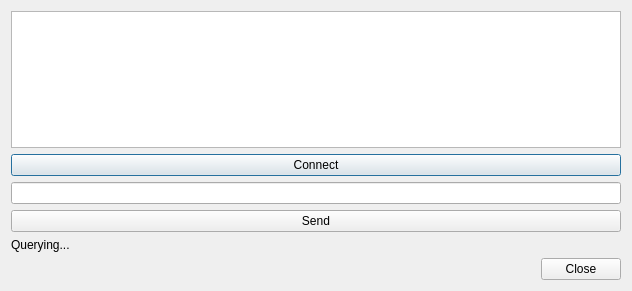
<?xml version="1.0" encoding="UTF-8"?>
<ui version="4.0">
 <class>ServiceDiscovery</class>
 <widget class="QDialog" name="ServiceDiscovery">
  <property name="geometry">
   <rect>
    <x>0</x>
    <y>0</y>
    <width>632</width>
    <height>291</height>
   </rect>
  </property>
  <property name="windowTitle">
   <string>Available Services</string>
  </property>
  <layout class="QVBoxLayout" name="verticalLayout">
   <item>
    <widget class="QListView" name="servicelistView"/>
   </item>
   <item>
    <widget class="QPushButton" name="connect">
     <property name="text">
      <string>Connect</string>
     </property>
    </widget>
   </item>
   <item>
    <widget class="QLineEdit" name="lineEdit"/>
   </item>
   <item>
    <widget class="QPushButton" name="send">
     <property name="text">
      <string>Send</string>
     </property>
     <property name="autoDefault">
      <bool>false</bool>
     </property>
     <property name="default">
      <bool>false</bool>
     </property>
     <property name="flat">
      <bool>false</bool>
     </property>
    </widget>
   </item>
   <item>
    <widget class="QLabel" name="status">
     <property name="mouseTracking">
      <bool>false</bool>
     </property>
     <property name="tabletTracking">
      <bool>false</bool>
     </property>
     <property name="text">
      <string>Querying...</string>
     </property>
    </widget>
   </item>
   <item>
    <widget class="QDialogButtonBox" name="buttonBox">
     <property name="standardButtons">
      <set>QDialogButtonBox::Close</set>
     </property>
    </widget>
   </item>
  </layout>
 </widget>
 <resources/>
 <connections>
  <connection>
   <sender>buttonBox</sender>
   <signal>accepted()</signal>
   <receiver>ServiceDiscovery</receiver>
   <slot>accept()</slot>
   <hints>
    <hint type="sourcelabel">
     <x>396</x>
     <y>457</y>
    </hint>
    <hint type="destinationlabel">
     <x>535</x>
     <y>443</y>
    </hint>
   </hints>
  </connection>
  <connection>
   <sender>buttonBox</sender>
   <signal>rejected()</signal>
   <receiver>ServiceDiscovery</receiver>
   <slot>reject()</slot>
   <hints>
    <hint type="sourcelabel">
     <x>339</x>
     <y>464</y>
    </hint>
    <hint type="destinationlabel">
     <x>535</x>
     <y>368</y>
    </hint>
   </hints>
  </connection>
 </connections>
</ui>
